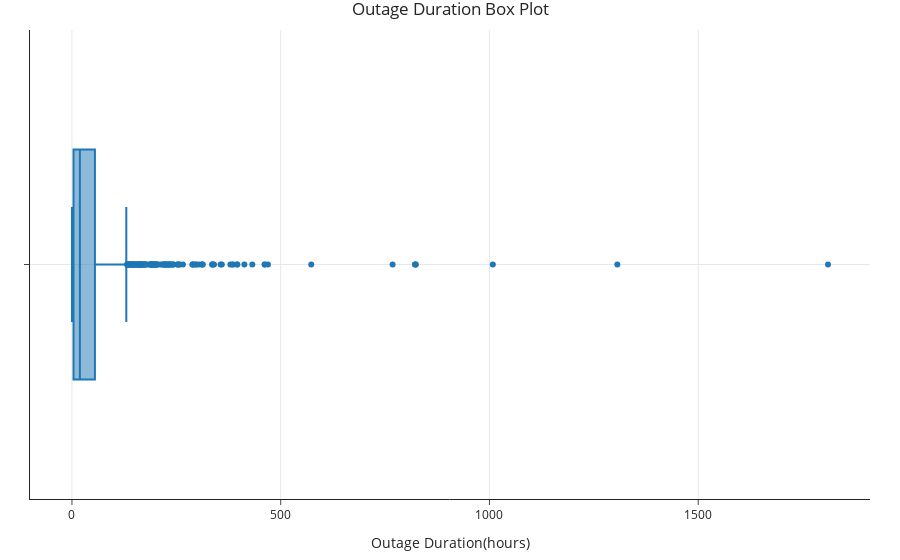

The notebook cell this image was saved under:
### Code cell
#boxplot of outage duration
fig = outages.plot(kind='box', x='OUTAGE.DURATION', title='Outage Duration Box Plot', labels={'OUTAGE.DURATION': 'Outage Duration(hours)'})
fig

### Figure 1 — Plotly figure (JSON) as saved in the notebook; plotly's stock layout.template omitted (floating-point values rounded to 4 significant figures; data arrays with more than 128 entries replaced by an {"elided": "..."} marker saying what was removed)
{"data": [{"alignmentgroup": "True", "hovertemplate": "Outage Duration(hours)=%{x}<extra></extra>", "legendgroup": "", "marker": {"color": "#1F77B4"}, "name": "", "notched": false, "offsetgroup": "", "orientation": "h", "showlegend": false, "type": "box", "x": {"elided": "1281 float values"}, "x0": " ", "xaxis": "x", "y0": " ", "yaxis": "y"}], "layout": {"boxmode": "group", "legend": {"tracegroupgap": 0}, "title": {"text": "Outage Duration Box Plot"}, "xaxis": {"anchor": "y", "domain": [0, 1], "title": {"text": "Outage Duration(hours)"}}, "yaxis": {"anchor": "x", "domain": [0, 1]}}}
